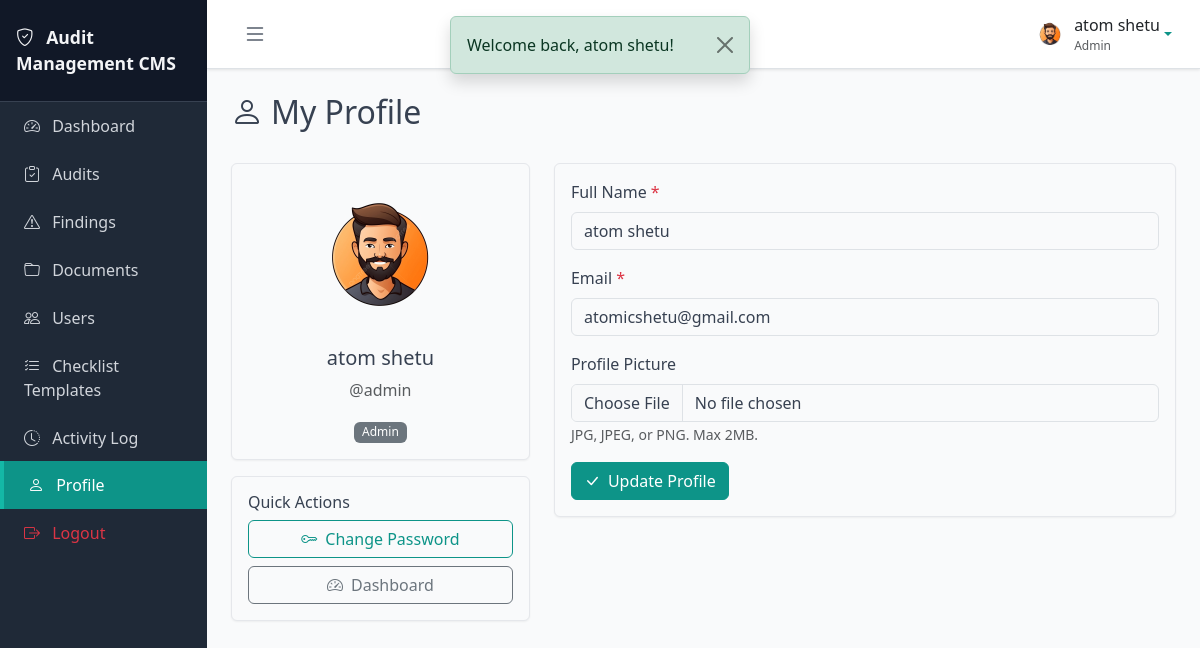
Page /modules/users/profile.php (signed in) on the committed database.
### tables this page shows
CREATE TABLE `users` (
  `id` int(11) NOT NULL,
  `full_name` varchar(100) NOT NULL,
  `username` varchar(50) NOT NULL,
  `email` varchar(100) NOT NULL,
  `password` varchar(255) NOT NULL,
  `role_id` int(11) NOT NULL,
  `avatar` varchar(255) DEFAULT NULL,
  `status` enum('active','inactive') DEFAULT 'active',
  `created_at` timestamp NOT NULL DEFAULT current_timestamp(),
  `updated_at` timestamp NOT NULL DEFAULT current_timestamp() ON UPDATE current_timestamp()
);

CREATE TABLE `roles` (
  `id` int(11) NOT NULL,
  `role_name` varchar(50) NOT NULL,
  `created_at` timestamp NOT NULL DEFAULT current_timestamp()
);

### includes/functions.php (called while the page is built, shortened)
<?php
function getFlashMessage() {
    if (isset($_SESSION['flash_message'])) {
        $message = $_SESSION['flash_message'];
        $type = $_SESSION['flash_type'] ?? 'success';
        return ['message' => $message, 'type' => $type];
    }
    return null;
}
function isLoggedIn() {
    return isset($_SESSION['user_id']);
}
function getCurrentUser() {
    if (isLoggedIn()) {
        return [
            'id' => $_SESSION['user_id'],
            'name' => $_SESSION['user_name'] ?? '',
            'username' => $_SESSION['username'] ?? '',
            'role' => $_SESSION['user_role'] ?? '',
            'avatar' => $_SESSION['user_avatar'] ?? ''
        ];
    }
    return null;
}
function getAvatarUrl($avatar = null) {
    if (!empty($avatar)) {
        $avatarPath = AVATAR_PATH . '/' . $avatar;
        if (file_exists($avatarPath)) {
            return BASE_URL . '/uploads/avatars/' . $avatar;
        }
    }
    return BASE_URL . '/assets/img/default-avatar.png';
}

### modules/users/profile.php (the view, shortened to what this page needs)
<?php
require_once __DIR__ . '/../../includes/functions.php';
require_once __DIR__ . '/../../config/db.php';
$stmt = $pdo->prepare("SELECT u.*, r.role_name FROM users u JOIN roles r ON u.role_id = r.id WHERE u.id = :id");
$stmt->execute(['id' => $_SESSION['user_id']]);
$user = $stmt->fetch(PDO::FETCH_ASSOC);
require_once __DIR__ . '/../../includes/header.php';
?>
<div class="d-flex justify-content-between align-items-center mb-4">
    <h2><i class="bi bi-person me-2"></i>My Profile</h2>
</div>
<div class="row">
    <div class="col-lg-4 mb-4">
        <div class="card text-center">
            <div class="card-body">
                <img src="<?php echo getAvatarUrl($user['avatar']); ?>" alt="Avatar" class="rounded-circle mb-3" width="150" height="150" id="currentAvatar">
                <h5 class="card-title"><?php echo htmlspecialchars($user['full_name']); ?></h5>
                <p class="card-text text-muted">@<?php echo htmlspecialchars($user['username']); ?></p>
                <span class="badge bg-secondary"><?php echo htmlspecialchars($user['role_name']); ?></span>
            </div>
        </div>
        <div class="card mt-3">
            <div class="card-body">
                <h6 class="card-title">Quick Actions</h6>
                <div class="d-grid gap-2">
                    <a href="<?php echo BASE_URL; ?>/modules/users/change-password.php" class="btn btn-outline-primary">
                        <i class="bi bi-key me-2"></i>Change Password
                    </a>
                    <a href="<?php echo BASE_URL; ?>/dashboard.php" class="btn btn-outline-secondary">
                        <i class="bi bi-speedometer2 me-2"></i>Dashboard
                    </a>
                </div>
            </div>
        </div>
    </div>
    <div class="col-lg-8">
        <div class="card">
            <div class="card-body">
                <form method="POST" action="" enctype="multipart/form-data">
                    <div class="mb-3">
                        <label for="full_name" class="form-label">Full Name <span class="text-danger">*</span></label>
                        <input type="text" class="form-control" id="full_name" name="full_name" value="<?php echo htmlspecialchars($user['full_name']); ?>" required>
                    </div>
                    <div class="mb-3">
                        <label for="email" class="form-label">Email <span class="text-danger">*</span></label>
                        <input type="email" class="form-control" id="email" name="email" value="<?php echo htmlspecialchars($user['email']); ?>" required>
                    </div>
                    <div class="mb-3">
                        <label for="avatar" class="form-label">Profile Picture</label>
                        <input type="file" class="form-control" id="avatar" name="avatar" accept="image/jpeg,image/jpg,image/png">
                        <small class="text-muted">JPG, JPEG, or PNG. Max 2MB.</small>
                    </div>
                    <div class="d-flex gap-2">
                        <button type="submit" class="btn btn-primary">
                            <i class="bi bi-check-lg me-2"></i>Update Profile
                        </button>
                    </div>
                </form>
            </div>
        </div>
    </div>
</div>
<?php require_once __DIR__ . '/../../includes/footer.php'; ?>

### includes/header.php (shortened to what this page needs)
<?php
$currentUser = getCurrentUser();
$flash = getFlashMessage();
?>
<!DOCTYPE html>
<html lang="en">
<head>
    <link href="https://cdn.jsdelivr.net/npm/bootstrap@5.3.2/dist/css/bootstrap.min.css" rel="stylesheet">
    <link href="https://cdn.jsdelivr.net/npm/bootstrap-icons@1.11.1/font/bootstrap-icons.css" rel="stylesheet">
    <link rel="stylesheet" href="<?php echo BASE_URL; ?>/assets/css/style.css">
</head>
<body>
    <?php if ($flash): ?>
    <div class="alert alert-<?php echo $flash['type']; ?> alert-dismissible fade show position-fixed top-0 start-50 translate-middle-x mt-3 shadow" style="z-index: 1060; min-width: 300px;" role="alert">
        <?php echo htmlspecialchars($flash['message'] ?? ''); ?>
        <button type="button" class="btn-close" data-bs-dismiss="alert" aria-label="Close"></button>
    </div>
    <?php endif; ?>
    <div class="d-flex" id="wrapper">
        <?php include __DIR__ . '/sidebar.php'; ?>
        <div id="page-content-wrapper">
            <nav class="navbar navbar-expand-lg navbar-light bg-white border-bottom px-3">
                <div class="container-fluid">
                    <button class="btn btn-link" id="sidebarToggle">
                        <i class="bi bi-list fs-4"></i>
                    </button>
                    <div class="ms-auto d-flex align-items-center">
                        <div class="dropdown">
                            <a class="d-flex align-items-center text-decoration-none dropdown-toggle" href="#" role="button" data-bs-toggle="dropdown">
                                <img src="<?php echo getAvatarUrl($currentUser['avatar'] ?? ''); ?>" alt="Avatar" class="rounded-circle me-2" width="32" height="32">
                                <span class="d-none d-md-inline text-dark">
                                    <?php echo htmlspecialchars($currentUser['name'] ?? ''); ?>
                                    <small class="text-muted d-block" style="font-size: 0.75rem;"><?php echo htmlspecialchars($currentUser['role'] ?? ''); ?></small>
                                </span>
                            </a>
                        </div>
                    </div>
                </div>
            </nav>
            <div class="container-fluid p-4">

### assets/css/style.css (style rules this page uses)
:root { --bs-primary: #0d9488; --bs-primary-rgb: 13, 148, 136; --bs-primary-hover: #0f766e; --bs-primary-active: #0d5f56; --bs-link-color: #0d9488; --bs-link-hover-color: #0f766e; --bs-body-color: #374151; --bs-body-bg: #f9fafb; }
#wrapper { display: flex; width: 100%; align-items: stretch; }
#page-content-wrapper { width: 100%; background-color: #f9fafb; min-height: 100vh; }
.navbar { box-shadow: 0 1px 3px rgba(0, 0, 0, 0.1); }
#sidebarToggle { border: none; color: #4b5563; padding: 0.5rem; }
.rounded-circle { object-fit: cover; }
.card { border: 1px solid #e5e7eb; box-shadow: 0 1px 2px rgba(0, 0, 0, 0.05); }
.btn-primary { background-color: var(--bs-primary); border-color: var(--bs-primary); }
.badge { font-weight: 500; }
a { color: var(--bs-link-color); text-decoration: none; }
.btn-outline-primary { color: var(--bs-primary); border-color: var(--bs-primary); }
.btn-link { color: var(--bs-primary); }

### rows in the picture
users: avatar (picture), full_name "atom shetu", role.role_name "Admin", username "admin", email "atomicshetu@gmail.com"

### other values in the picture
$flash['message'] "Welcome back, atom shetu!"
APP_NAME "Audit Management CMS"
